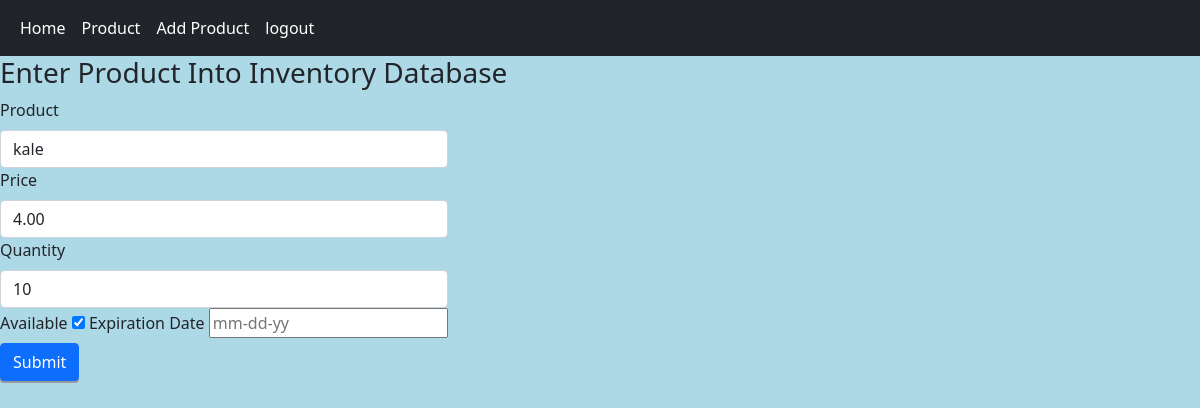
Screenshot of /product/8/update/ (signed in) with the database file from the repository.
### products/models.py (models this page shows)
class Product (models.Model):
    title = models.CharField(max_length=120)
    price = models.DecimalField(decimal_places=2,max_digits=10)
    quantity= models.IntegerField(default=0)
    available = models.BooleanField(default=True)
    date = models.DateField(auto_now=False,auto_now_add=False, default= datetime.date.today)

### products/views.py (the view)
# urls.py: path('<int:id>/update/', product_update_view, name='product-update'),
@login_required()
def product_update_view(request, id=id):
    obj = get_object_or_404(Product, id=id)
    obj.date=""
    form = ProductForm(request.POST or None, instance=obj)
    print(obj.date)
    if form.is_valid():
        form.save()
    context = {
        'form': form
    }
    return render(request, "product/product_form.html", context)

### products/form.py
class ProductForm(forms.ModelForm):
    title = forms.CharField(label='Product',widget=forms.TextInput(attrs={"placeholder": "Product Name",
                                                    "class":"form-control"}))
    price = forms.DecimalField(label='Price',widget=forms.NumberInput(attrs={"placeholder": "00.00",
                                                    "class":"form-control"}))
    quantity = forms.IntegerField(label='Quantity',widget=forms.NumberInput(attrs={"placeholder": "0",
                                                    "class":"form-control"}))
    date = forms.DateField(label='Expiration Date',input_formats=['%m/%d/%y'],widget=forms.DateInput(attrs={
                                                "placeholder":"mm-dd-yy"
                                            }))
    class Meta:
        model = Product
        fields =[
            "title",
            "price",
            "quantity",
            "available",
            "date"
        ]

### products/templates/product/product_form.html
{%extends "base.html"%}
{%block content%}
    <h3>Enter Product Into Inventory Database</h3>
    <form method = POST>{%csrf_token%}
        <div class ="row g-3 align-items-center">
            <div class="col-auto">
                {% for field in form %}
                    <label class="form-label" for="{{ field.auto_id }}">{{ field.label }}</label>
                    {{ field}}
                {% endfor %}
            </div>
        </div>
        <button type='submit' value='save' class="btn btn-primary">Submit</button>
    </form>
{%endblock%}

### static/css/style.css (style rules this page uses)
body { background-color: lightblue; }
.btn { box-shadow: 0 2px #999; }

### rows the page displays
Product: form "kale" "4.00" "10" "☑"

### other values shown
{{ field.label }} "Product" "Price" "Quantity" "Available" "Expiration Date"
